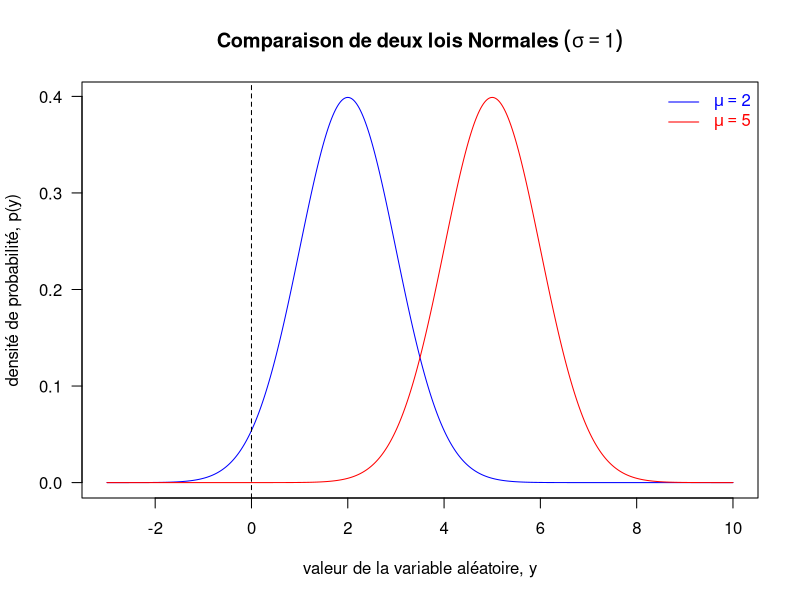
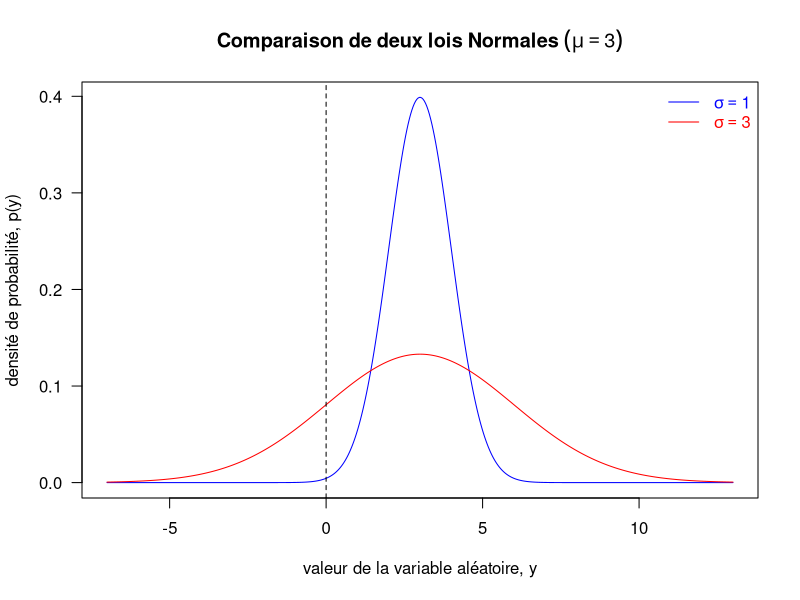
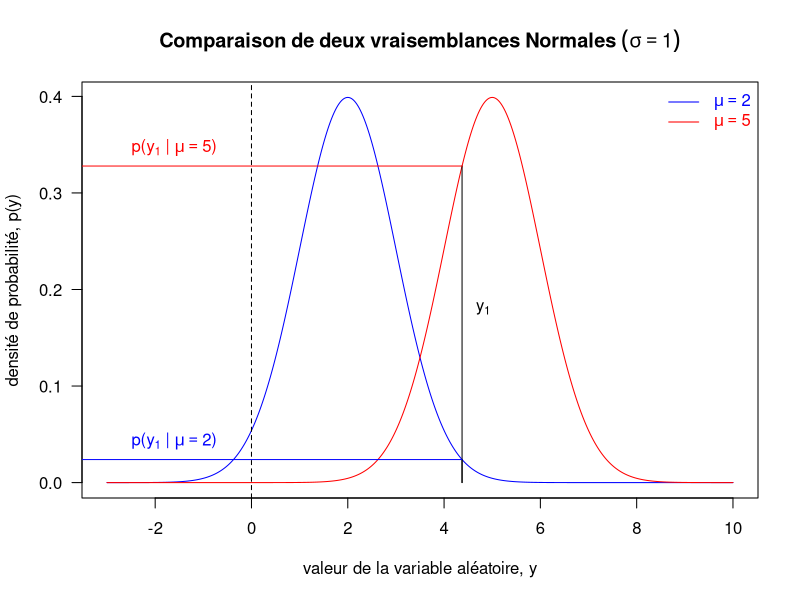
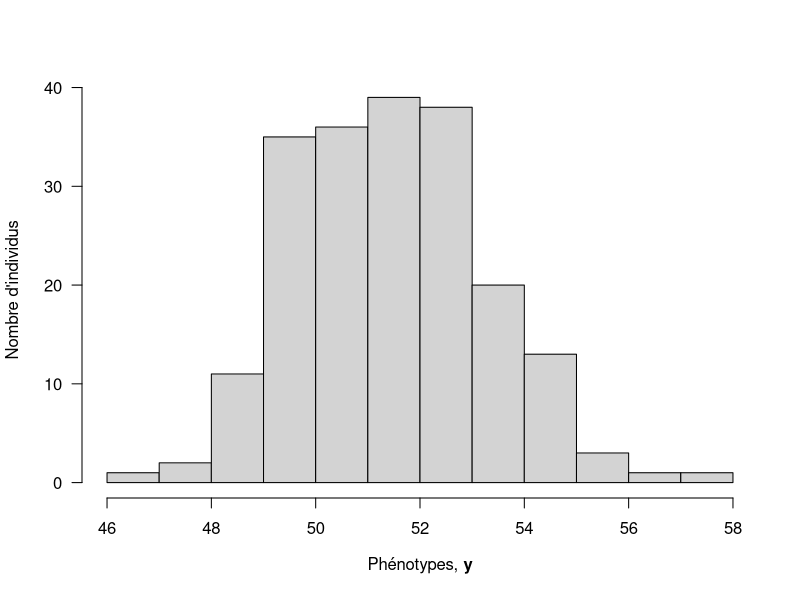
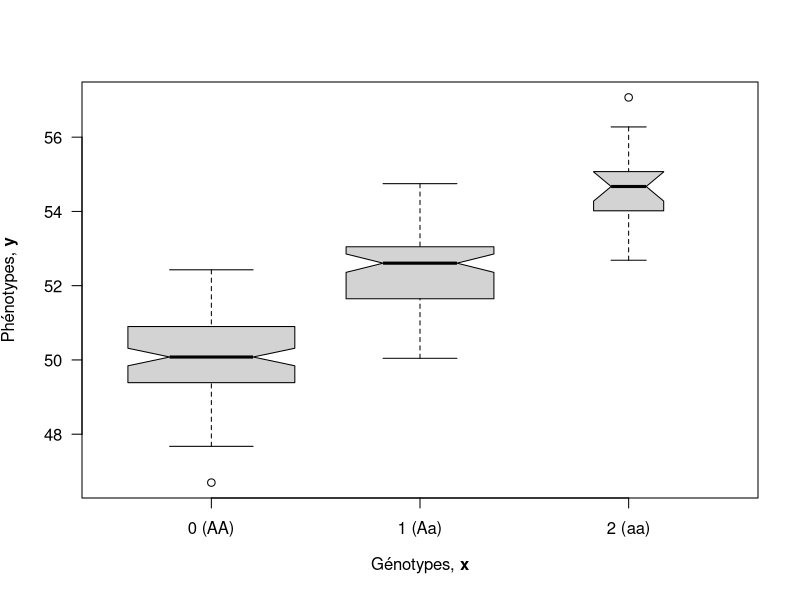
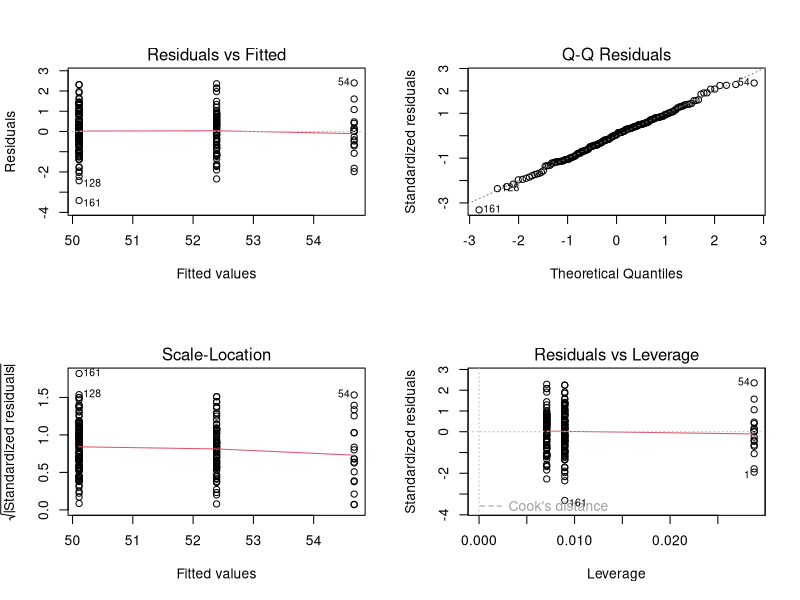
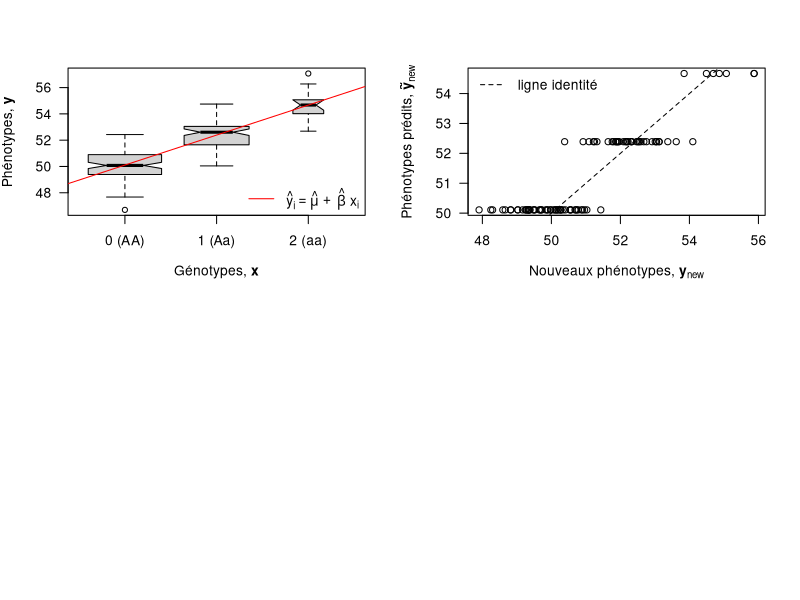

R code for these plots, in order:
## ---- chunk 1
R.v.maj <- as.numeric(R.version$major)
R.v.min.1 <- as.numeric(strsplit(R.version$minor, "\\.")[[1]][1])
if(R.v.maj < 2 || (R.v.maj == 2 && R.v.min.1 < 15))
  stop("requires R >= 2.15", call.=FALSE)

suppressPackageStartupMessages(library(knitr))
opts_chunk$set(echo=TRUE, warning=TRUE, message=TRUE, cache=FALSE)

options(digits=3)
## ---- chunk 2
suppressPackageStartupMessages(library(MASS))
## ---- chunk 3
set.seed(1)
y <- rnorm(n=3, mean=5, sd=1)
## ---- chunk 4
x <- seq(from=-3, to=10, length.out=500)
plot(x=x, y=dnorm(x=x, mean=2, sd=1), type="l", col="blue", las=1,
     main=expression(bold(Comparaison~de~deux~lois~Normales~(sigma==1))),
     xlab="valeur de la variable aléatoire, y",
     ylab="densité de probabilité, p(y)")
points(x=x, y=dnorm(x=x, mean=5, sd=1), type="l", col="red")
abline(v=0, lty=2)
legend("topright", legend=c(expression(mu==2), expression(mu==5)),
       col=c("blue", "red"), text.col=c("blue", "red"), lty=1, bty="n")
## ---- chunk 5
x <- seq(from=-7, to=13, length.out=500)
plot(x=x, y=dnorm(x=x, mean=3, sd=1), type="l", col="blue", las=1,
     main=expression(bold(Comparaison~de~deux~lois~Normales~(mu==3))),
     xlab="valeur de la variable aléatoire, y",
     ylab="densité de probabilité, p(y)")
points(x=x, y=dnorm(x=x, mean=3, sd=3), type="l", col="red")
abline(v=0, lty=2)
legend("topright", legend=c(expression(sigma==1), expression(sigma==3)),
       col=c("blue", "red"), text.col=c("blue", "red"), lty=1, bty="n")
## ---- chunk 6
x <- seq(from=-3, to=10, length.out=500)
plot(x=x, y=dnorm(x=x, mean=2, sd=1), type="l", col="blue", las=1,
     main=expression(bold(Comparaison~de~deux~vraisemblances~Normales~(sigma==1))),
     xlab="valeur de la variable aléatoire, y",
     ylab="densité de probabilité, p(y)")
points(x=x, y=dnorm(x=x, mean=5, sd=1), type="l", col="red")
abline(v=0, lty=2)
legend("topright", legend=c(expression(mu==2), expression(mu==5)),
       col=c("blue", "red"), text.col=c("blue", "red"), lty=1, bty="n")
segments(x0=y[1], y0=0, x1=y[1], y1=dnorm(x=y[1], mean=2, sd=1))
segments(x0=y[1], y0=0, x1=y[1], y1=dnorm(x=y[1], mean=5, sd=1))
segments(x0=y[1], y0=dnorm(x=y[1], mean=2, sd=1),
         x1=-5, y1=dnorm(x=y[1], mean=2, sd=1), col="blue")
segments(x0=y[1], y0=dnorm(x=y[1], mean=5, sd=1),
         x1=-5, y1=dnorm(x=y[1], mean=5, sd=1), col="red")
text(x=1.1*y[1], y=0.18, labels=expression(y[1]))
text(x=-1.6, y=dnorm(x=y[1], mean=2, sd=1), col="blue", pos=3,
     labels=expression(paste("p(",y[1]," | ",mu==2,")")))
text(x=-1.6, y=dnorm(x=y[1], mean=5, sd=1), col="red", pos=3,
     labels=expression(paste("p(",y[1]," | ",mu==5,")")))
## ---- chunk 7
compute.log.likelihood <- function(parameters, data){
  mu <- parameters[1]
  sigma <- parameters[2]
  y <- data
  n <- length(y)
  log.lik <- - n * log(sigma) - (n/2) * log(2 * pi) - sum(((y - mu)^2) / (2 * sigma^2))
  return(log.lik)
}

compute.log.likelihood(c(5,1), y)
compute.log.likelihood(c(2,1), y)
## ---- chunk 8
sum(dnorm(x=y, mean=5, sd=1, log=TRUE))
sum(dnorm(x=y, mean=2, sd=1, log=TRUE))
## ---- chunk 9
set.seed(1866) # année de parution de l'article de Mendel fondant la génétique
## ---- chunk 10
n <- 200
## ---- chunk 11
mu <- 50
## ---- chunk 12
##' Genotype frequencies
##'
##' Calculate the genotype frequencies at a locus assuming the Hardy-Weinberg equilibrium
##' (https://en.wikipedia.org/wiki/Hardy%E2%80%93Weinberg_principle).
##' @param maf frequency of the minor allele, a
##' @return vector of genotype frequencies
##' @author Timothee Flutre
calcGenoFreq <- function(maf){
  stopifnot(is.numeric(maf), length(maf) == 1, maf >= 0, maf <= 0.5)
  geno.freq <- c((1 - maf)^2,
                2 * (1 - maf) * maf,
                maf^2)
  names(geno.freq) <- c("AA", "Aa", "aa")
  return(geno.freq)
}

f <- 0.3
genotypes <- sample(x=c(0,1,2), size=n, replace=TRUE, prob=calcGenoFreq(f))
## ---- chunk 13
table(genotypes)
sum(genotypes) / (2 * n) # estimate of the MAF
var(genotypes) # important for the estimate of beta
## ---- chunk 14
(beta <- rnorm(n=1, mean=2, sd=1))
## ---- chunk 15
sigma <- 1
errors <- rnorm(n=n, mean=0, sd=sigma)
## ---- chunk 16
phenotypes <- mu + beta * genotypes + errors
## ---- chunk 17
dat <- data.frame(x=genotypes, y=phenotypes)
summary(dat)
## ---- chunk 18
hist(phenotypes, breaks="FD", las=1, main="",
     xlab=expression(paste("Phénotypes, ", bold(y))),
     ylab="Nombre d'individus")
## ---- chunk 19
boxplot(phenotypes ~ genotypes,
        xlab=expression(paste("Génotypes, ", bold(x))),
        ylab=expression(paste("Phénotypes, ", bold(y))),
        varwidth=TRUE, notch=TRUE, las=1, xaxt="n", at=0:2)
axis(side=1, at=0:2, labels=c("0 (AA)", "1 (Aa)", "2 (aa)"))
## ---- chunk 20
fit <- lm(y ~ x, data=dat)
## ---- chunk 21
par(mfrow=c(2,2))
plot(fit)
## ---- chunk 22
summary(fit)
## ---- chunk 23
boxplot(phenotypes ~ genotypes,
        xlab=expression(paste("Génotypes, ", bold(x))),
        ylab=expression(paste("Phénotypes, ", bold(y))),
        varwidth=TRUE, notch=TRUE, las=1, xaxt="n", at=0:2)
axis(side=1, at=0:2, labels=c("0 (AA)", "1 (Aa)", "2 (aa)"))
abline(a=coefficients(fit)[1], b=coefficients(fit)[2], col="red")
legend("bottomright",
       legend=expression(hat(y)[i]==hat(mu)~+~hat(beta)~x[i]),
       col="red", lty=1, bty="n")
## ---- chunk 24
negLogLik <- function(mu, beta, sigma){
  - sum(dnorm(x=dat$y, mean=mu + beta * dat$x, sd=sigma, log=TRUE))
}
## ---- chunk 25
library(stats4)
fit2 <- mle(negLogLik, start=list(mu=mean(dat$y), beta=0, sigma=1),
            method="L-BFGS-B", nobs=nrow(dat),
            lower=c(-Inf,-Inf,10^(-6)), upper=c(+Inf,+Inf,+Inf))
summary(fit2)
## ---- chunk 26
summary(fit)$r.squared
## ---- chunk 27
(coefficients(fit)[2]^2 * var(dat$x)) /
  (coefficients(fit)[2]^2 * var(dat$x) + summary(fit)$sigma^2)
## ---- chunk 28
beta
## ---- chunk 29
(beta.hat <- coefficients(fit)[2])
## ---- chunk 30
(rmse.beta <- sqrt((beta.hat - beta)^2))
## ---- chunk 31
y <- phenotypes
y.hat <- (coefficients(fit)[1] + coefficients(fit)[2] * genotypes)
errors <- y - y.hat
(rmse.y <- sqrt(mean(errors^2)))
## ---- chunk 32
errors <- phenotypes - predict(fit)
(rmse.y <- sqrt(mean(errors^2)))
## ---- chunk 33
set.seed(1944) # année de découverte de l'ADN comme support des gènes
n.new <- 100
x.new <- sample(x=c(0,1,2), size=n.new, replace=TRUE, prob=calcGenoFreq(f))
y.new <- mu + beta * x.new + rnorm(n=n.new, mean=0, sd=sigma)
## ---- chunk 34
y.new.tilde <- (coefficients(fit)[1] + coefficients(fit)[2] * x.new)
## ---- chunk 35
errors.tilde <- y.new - y.new.tilde
(rmspe <- sqrt(mean(errors.tilde^2)))
## ---- chunk 36
plot(x=y.new, y=y.new.tilde, las=1,
     xlab=expression(paste("Nouveaux phénotypes, ", bold(y)[new])),
     ylab=expression(paste("Phénotypes prédits, ", bold(tilde(y))[new])))
abline(a=0, b=1, lty=2)
legend("topleft", legend="ligne identité", lty=2, bty="n")
## ---- chunk 37
print(sessionInfo(), locale=FALSE)
